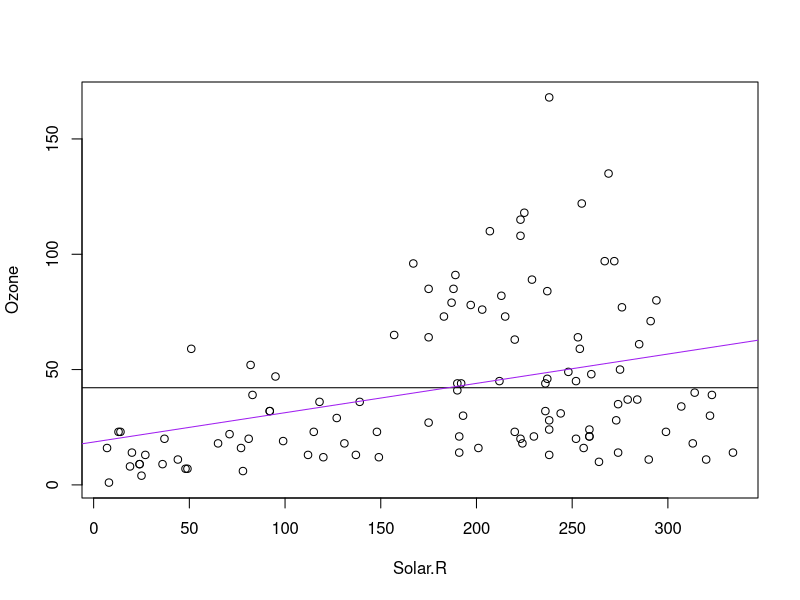
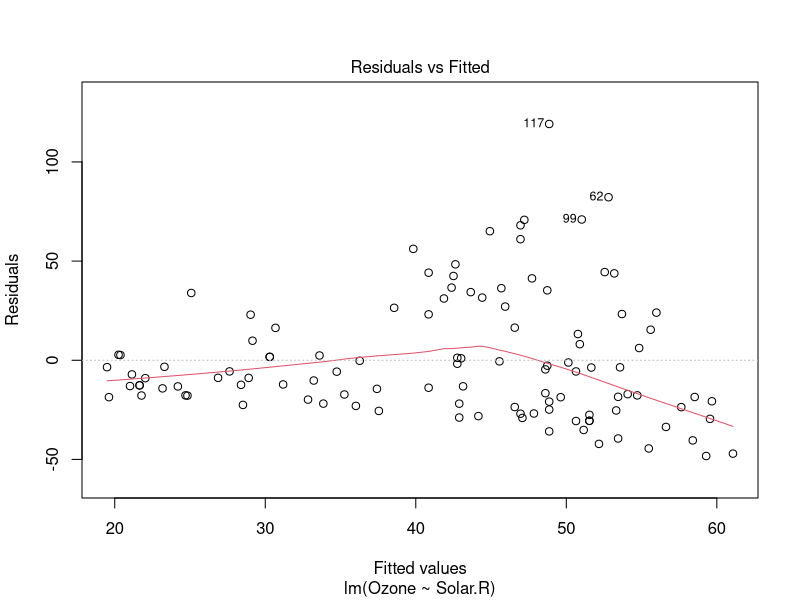
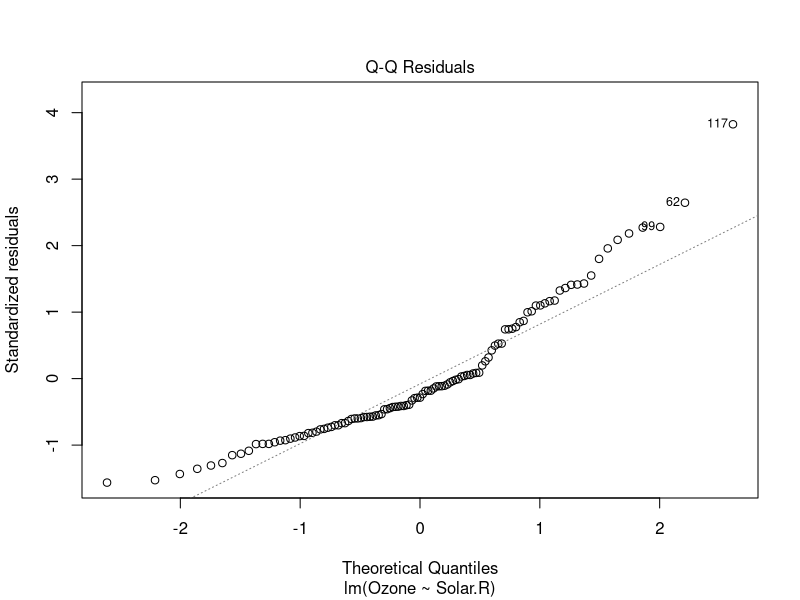
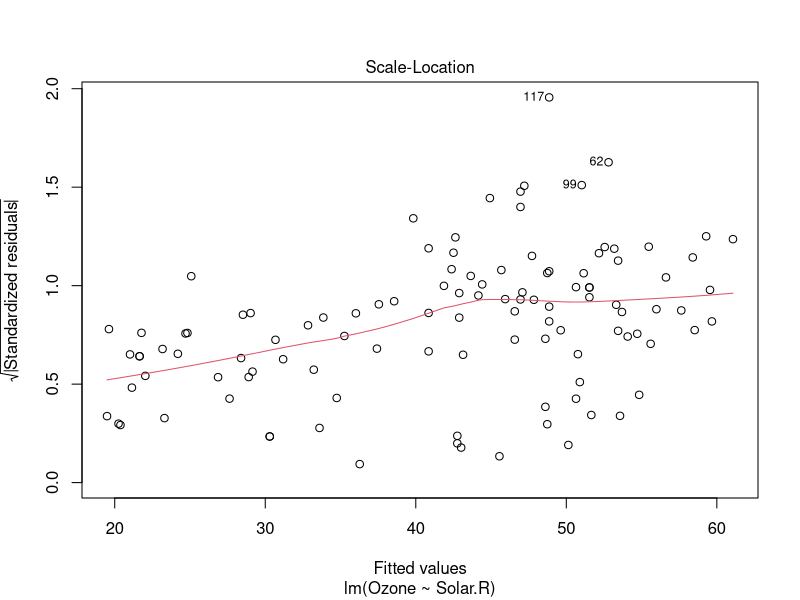
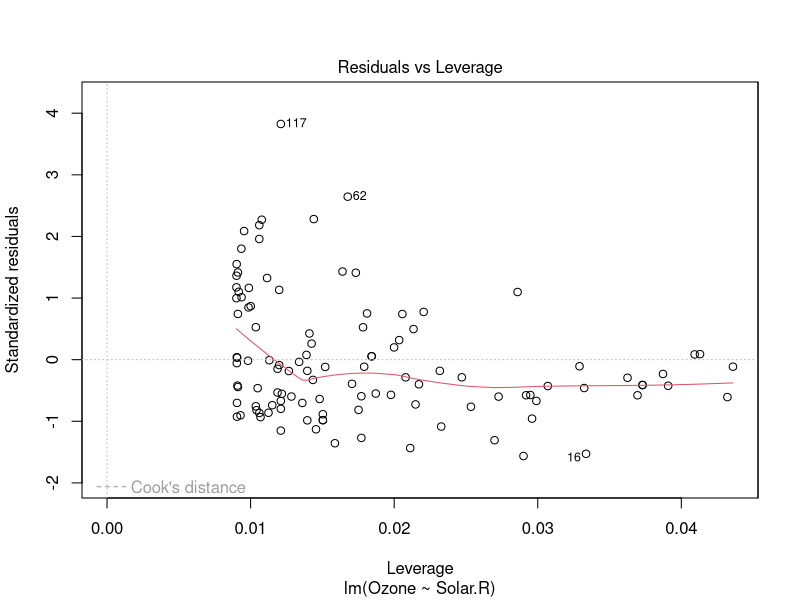
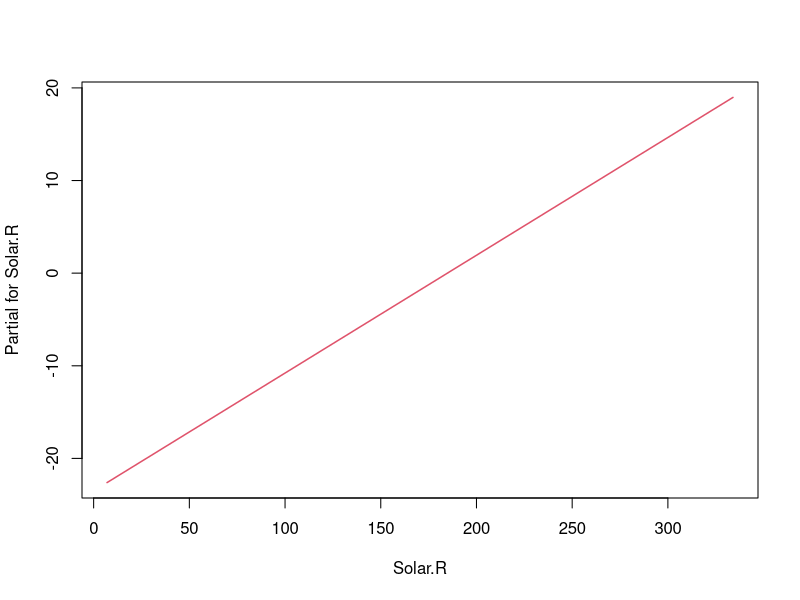

Source code (R) for these figures, in order:
#pulled this from data library
data(airquality)
names(airquality)

#VARS AVAIL [1] "Ozone"   "Solar.R" "Wind"    "Temp"    "Month"   "Day" 

plot(Ozone~Solar.R, data=airquality)

#calculate mean concentration (NAs removed)

mean.Ozone=mean(airquality$Ozone,na.rm=T)

#plotting horizontal line of the mean of a var
abline(h=mean.Ozone)

#use lm to fit regression line through these data:

#lm(response var~explanatory v, data set)
model1=lm(Ozone~Solar.R, data=airquality)

#call model to see plot
model1

abline(model1,col="purple")
plot(model1)

termplot(model1)

summary(model1)
